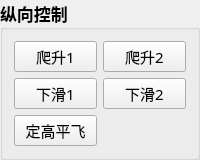
         <widget class="QGroupBox" name="a8">
          <property name="sizePolicy">
           <sizepolicy hsizetype="Preferred" vsizetype="Preferred">
            <horstretch>0</horstretch>
            <verstretch>0</verstretch>
           </sizepolicy>
          </property>
          <property name="font">
           <font>
            <family>微软雅黑</family>
            <pointsize>13</pointsize>
            <weight>75</weight>
            <bold>true</bold>
           </font>
          </property>
          <property name="title">
           <string>纵向控制</string>
          </property>
          <layout class="QGridLayout" name="gridLayout_8" rowstretch="0,0,0">
           <item row="0" column="0">
            <widget class="QPushButton" name="climb1Button">
             <property name="minimumSize">
              <size>
               <width>60</width>
               <height>31</height>
              </size>
             </property>
             <property name="font">
              <font>
               <family>微软雅黑</family>
               <pointsize>11</pointsize>
               <weight>50</weight>
               <bold>false</bold>
              </font>
             </property>
             <property name="text">
              <string>爬升1</string>
             </property>
            </widget>
           </item>
           <item row="0" column="1">
            <widget class="QPushButton" name="climb2Button">
             <property name="minimumSize">
              <size>
               <width>60</width>
               <height>31</height>
              </size>
             </property>
             <property name="font">
              <font>
               <family>微软雅黑</family>
               <pointsize>11</pointsize>
               <weight>50</weight>
               <bold>false</bold>
              </font>
             </property>
             <property name="text">
              <string>爬升2</string>
             </property>
            </widget>
           </item>
           <item row="1" column="0">
            <widget class="QPushButton" name="decline1Button">
             <property name="minimumSize">
              <size>
               <width>60</width>
               <height>31</height>
              </size>
             </property>
             <property name="font">
              <font>
               <family>微软雅黑</family>
               <pointsize>11</pointsize>
               <weight>50</weight>
               <bold>false</bold>
              </font>
             </property>
             <property name="text">
              <string>下滑1</string>
             </property>
            </widget>
           </item>
           <item row="1" column="1">
            <widget class="QPushButton" name="decline2Button">
             <property name="minimumSize">
              <size>
               <width>60</width>
               <height>31</height>
              </size>
             </property>
             <property name="font">
              <font>
               <family>微软雅黑</family>
               <pointsize>11</pointsize>
               <weight>50</weight>
               <bold>false</bold>
              </font>
             </property>
             <property name="text">
              <string>下滑2</string>
             </property>
            </widget>
           </item>
           <item row="2" column="0">
            <widget class="QPushButton" name="keepHeightButton">
             <property name="minimumSize">
              <size>
               <width>60</width>
               <height>31</height>
              </size>
             </property>
             <property name="font">
              <font>
               <family>微软雅黑</family>
               <pointsize>11</pointsize>
               <weight>50</weight>
               <bold>false</bold>
              </font>
             </property>
             <property name="text">
              <string>定高平飞</string>
             </property>
            </widget>
           </item>
          </layout>
         </widget>
